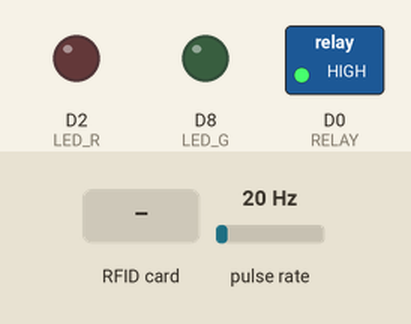
Simulated run of this sketch. Board: ESP8266 (NodeMCU). On the bench: switched loads named in the sketch (green lamp = pin HIGH), output pins drawn as LEDs (lit = HIGH). Wiring (inferred from the names in the program): pulse sensor: data D1. The test bench sets the inputs (shaded band); at power-on: pulse rate 20 Hz. WiFi joins after 1.5 s; servers stay silent unless stated; uploads are accepted with an empty reply; pins used as bus, display or sensor lines are not drawn; what the sketch prints to the serial monitor is not drawn.

Above: at 2.7 s.
2.8 s: RFID card 37 28 46 B5 held to the reader
At 3.6 s:
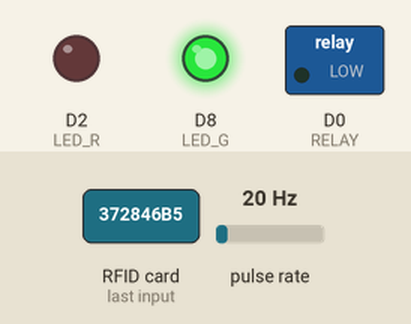
4.5 s: RFID card 5E 7A 19 C4 held to the reader
At 5.1 s:
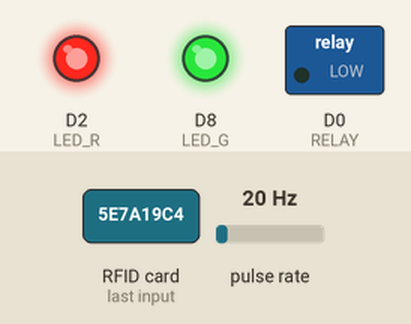
Timing chart, 0 to 7.5 s (numbered marks = the images above; inputs shaded):
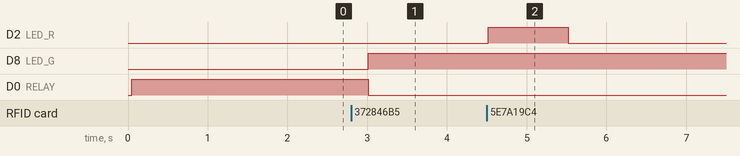

The sketch:

hasil-sl_mncu_2.ino
```cpp
#include <ESP8266WiFi.h>
#include <WiFiClient.h>
#include <ESP8266WebServer.h>
#include <ESP8266HTTPClient.h>
#include <SPI.h>
 #include <MFRC522.h>
 #define SS_PIN D4
#define RST_PIN D3
#define SENSOR  D1
#define LED_G D8 //define green LED pin
#define LED_R D2 //define red LED
#define RELAY D0 //relay pin
#define ACCESS_DELAY 2000
#define DENIED_DELAY 1000
MFRC522 mfrc522(SS_PIN, RST_PIN);   // Create MFRC522 instance.
long currentMillis = 0;
long previousMillis = 0;
int interval = 1000;
boolean ledState = LOW;
float calibrationFactor = 5.5;
volatile byte pulseCount;
byte pulse1Sec = 0;
float flowRate;
unsigned int flowMilliLitres;
unsigned long totalMilliLitres;

void IRAM_ATTR pulseCounter()
{
  pulseCount++;
}

const char* ssid = "Nokia";                  // Your wifi Name
const char* password = "355qwerty";          // Your wifi Password

const char *host = "192.168.43.85"; //Your pc or server (database) IP, example : 192.168.0.0 , if you are a windows os user, open cmd, then type ipconfig then look at IPv4 Address.


void setup() {
  // put your setup code here, to run once:
  Serial.begin(115200);
  SPI.begin();          // Initiate  SPI bus
  mfrc522.PCD_Init();   // Initiate MFRC522
 pinMode (D2, INPUT);
  pinMode(LED_G, OUTPUT);
  pinMode(LED_R, OUTPUT);
  pinMode(RELAY, OUTPUT);
  digitalWrite(RELAY, HIGH);
  Serial.println("Put your card to the reader...");
  Serial.println();
  pinMode(LED_BUILTIN, OUTPUT);
  pinMode(SENSOR, INPUT_PULLUP);

  pulseCount = 0;
  flowRate = 0.0;
  flowMilliLitres = 0;
  totalMilliLitres = 0;
  previousMillis = 0;

  attachInterrupt(digitalPinToInterrupt(SENSOR), pulseCounter, FALLING);


  WiFi.begin(ssid, password);     //Connect to your WiFi router
  Serial.println("");

  Serial.print("Connecting");
  // Wait for connection
  while (WiFi.status() != WL_CONNECTED) {
    digitalWrite(LED_BUILTIN, LOW);
    delay(250);
    Serial.print(".");
    digitalWrite(LED_BUILTIN, HIGH);
    delay(250);
  }

  digitalWrite(LED_BUILTIN, HIGH);
  //If connection successful show IP address in serial monitor
  Serial.println("");
  Serial.println("Connected to Network/SSID");
  Serial.print("IP address: ");
  Serial.println(WiFi.localIP());  //IP address assigned to your ESP

}


void loop() {
  // put your main code here, to run repeatedly:
      //Declare object of class HTTPClient

  bool statuspb = digitalRead(D2);
  if(statuspb == 1)
    {
    digitalWrite(RELAY, HIGH);
    digitalWrite(LED_G, LOW);
   flowMilliLitres = 0;
    }else{
     if ( ! mfrc522.PICC_IsNewCardPresent())
  {
    return;
  }
  // Select one of the cards
  if ( ! mfrc522.PICC_ReadCardSerial())
  {
    return;
  }
  //Show UID on serial monitor
  Serial.print("UID tag :");
  String content= "";
  byte letter;
  for (byte i = 0; i < mfrc522.uid.size; i++)
  {
     Serial.print(mfrc522.uid.uidByte[i] < 0x10 ? " 0" : " ");
     Serial.print(mfrc522.uid.uidByte[i], HEX);
     content.concat(String(mfrc522.uid.uidByte[i] < 0x10 ? " 0" : " "));
     content.concat(String(mfrc522.uid.uidByte[i], HEX));
  }
  Serial.println();
  Serial.print("Message : ");
  content.toUpperCase();
  if (content.substring(1) == "37 28 46 B5") //change here the UID of the card/cards that you want to give access
  {
    Serial.println("Authorized access");
    Serial.println();
    delay(200);

    digitalWrite(RELAY, LOW);
    digitalWrite(LED_G, HIGH);
  }

 else   {
    Serial.println(" Access denied");
    digitalWrite(LED_R, HIGH);
    delay(DENIED_DELAY);
    digitalWrite(LED_R, LOW);
  }


    currentMillis = millis();
  if (currentMillis - previousMillis > interval) {

    pulse1Sec = pulseCount;
    pulseCount = 0;


    flowRate = ((1000.0 / (millis() - previousMillis)) * pulse1Sec) / calibrationFactor;
    previousMillis = millis();


    flowMilliLitres = (flowRate / 60) * 1000;

    totalMilliLitres = flowMilliLitres;

    // Print the flow rate for this second in litres / minute
    Serial.print("Flow rate: ");
    Serial.print(int(flowRate));  // Print the integer part of the variable
    Serial.print("L/min");
    Serial.print("\t");       // Print tab space

    // Print the cumulative total of litres flowed since starting
    Serial.print("Output Liquid Quantity: ");
    Serial.print(totalMilliLitres);
    Serial.print("mL / ");
    Serial.print(totalMilliLitres / 1000);
    Serial.println("L");


    }
  // Look for new cards

  }

HTTPClient http;

  String flowMilliLitresSend, postData;
  flowMilliLitresSend =(flowMilliLitres);   //String to interger conversion

  //Post Data
  postData = "flowMilliLitres=" + flowMilliLitresSend;

  http.begin("http://192.168.43.85/Nodemcu_ldr/i_db.php");              //Specify request destination
  http.addHeader("Content-Type", "application/x-www-form-urlencoded");    //Specify content-type header

  int httpCode = http.POST(postData);   //Send the request
  String payload = http.getString();    //Get the response payload

  //Serial.println("LDR Value=" + ldrvalue);
  Serial.println(httpCode);   //Print HTTP return code
  Serial.println(payload);    //Print request response payload
  Serial.println("flowMilliLitres=" + flowMilliLitresSend);

  http.end();  //Close connection

  delay(500);  //Here there is 4 seconds delay plus 1 second delay below, so Post Data at every 5 seconds

}
```

Measured:
- after the input at 2.8 s, D8 (LED_G): LOW → HIGH after 0.21 s; D0 (RELAY): HIGH → LOW after 0.21 s
- after the input at 4.5 s, D2 (LED_R): LOW → HIGH at once, → LOW 1.0 s later
